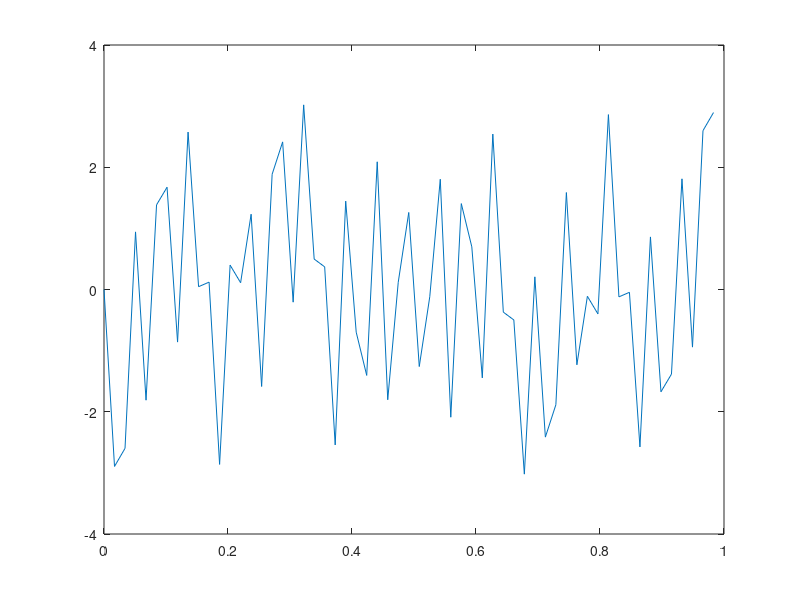

Recreate this plot in MATLAB.
%the range of randomly generated values will be 0 to range
range = 50; 

%the number of points generated between two instances of the sequence
%   will be a random number between 
%   minNumPoints and (minNumPoints + rangeNumPoints)
minNumPoints = 10;
rangeNumPoints = 20;

numPointsVector = floor(rand(1,3)*rangeNumPoints + minNumPoints);
firstNumPoints = numPointsVector(1,1);
secondNumPoints = numPointsVector(1,2);
thirdNumPoints = numPointsVector(1,3);

%generates the random data
data1 = floor(rand(1,firstNumPoints)*range);
data2 = floor(rand(1,secondNumPoints)*range);
data3 = floor(rand(1,thirdNumPoints)*range);

%the sequence seqToFind will be inserted in two different places
seqToFind = [234 201 198 255];
sizeSeq = size(seqToFind);
numPointsSeq = sizeSeq(2); %number of points in seqToFind

firstInstance = firstNumPoints
secondInstance = firstInstance + numPointsSeq + secondNumPoints

%this creates the signal that will be analyzed
data = [data1 seqToFind data2 seqToFind data3];
dataSize = size(data);
numEntries = dataSize(2);

%plot the original data
plot(data);

%convert the data to frequency space
dataTransform = fft(data);

%find the amplitude, frequency, and phase of the fourier transform
amplitude = sqrt(real(dataTransform).^2 + imag(dataTransform).^2)/numEntries;
frequency = 0:1/numEntries:(1 - 1/numEntries);
phase = atan2(imag(dataTransform),real(dataTransform));

plot(frequency,phase)
